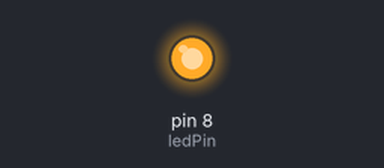
Simulated run of this sketch. Board: Arduino Uno, built with avr-gcc and run on an emulated ATmega328P. Parts: output pins drawn as LEDs (lit = HIGH).

Above: at 1.0 s.
At 3.0 s:
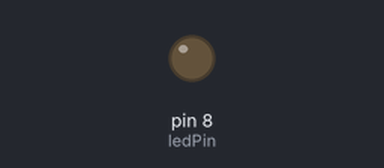
Timing chart, 0 to 5.2 s (numbered marks = the images above):
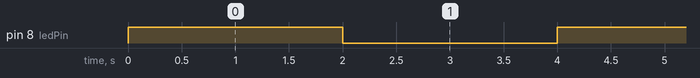

The sketch:

Blink_LED.ino
```cpp
int ledPin = 8; // Define the led

void setup(){
  pinMode(ledPin,OUTPUT); // Setup the pinmode
}

void loop(){
  digitalWrite(ledPin,HIGH); // Light ON
  delay(2000);
  digitalWrite(ledPin,LOW); // Light OFF
  delay(2000);
}
```

Measured:
- by itself, pin 8 (ledPin): alternates HIGH for 2.0 s and LOW for 2.0 s
